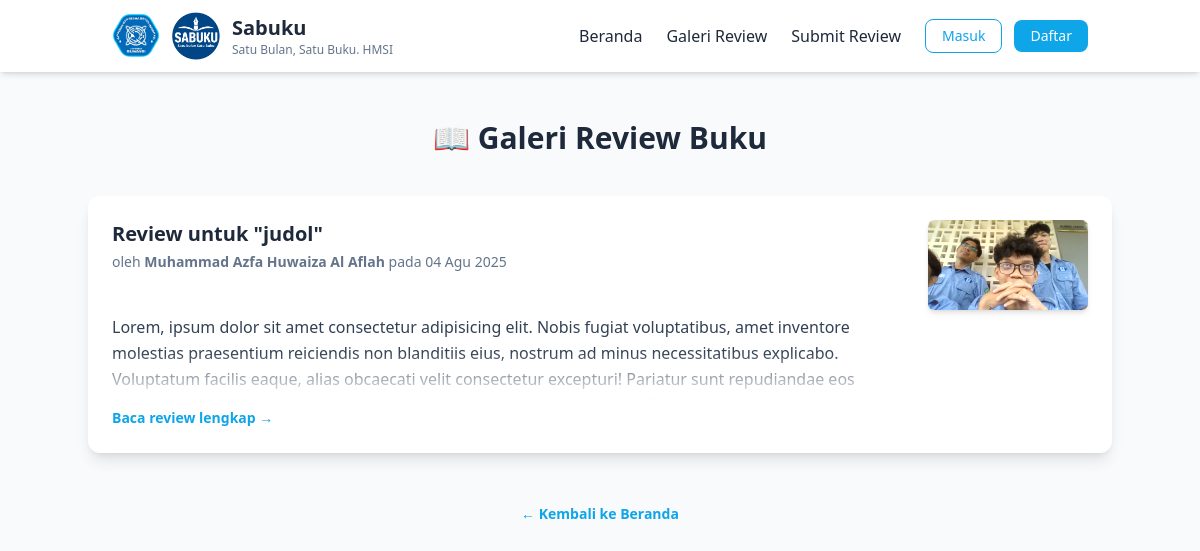
Screenshot of /galeri-review/ with the database file from the repository.
### review_buku/models.py (models this page shows, shortened)
class Review(models.Model):
    user = models.ForeignKey(settings.AUTH_USER_MODEL, on_delete=models.CASCADE)
    judul_buku = models.CharField(max_length=200)
    penulis_buku = models.CharField(max_length=100)
    bulan_baca = models.CharField(max_length=7, help_text="Format: YYYY-MM")
    isi_review = models.TextField()
    cover_buku = models.ImageField(upload_to='cover_buku/', blank=True, null=True)
    gambar_infografis = models.ImageField(upload_to='infografis/', blank=True, null=True)
    link_video = models.URLField(blank=True, null=True)
    tanggal_submit = models.DateTimeField(auto_now_add=True)
    status_approve = models.BooleanField(default=False)

class CustomUser(AbstractUser):
    email = models.EmailField(unique=True)
    USERNAME_FIELD = 'email'
    REQUIRED_FIELDS = []
    objects = CustomUserManager()

### review_buku/views.py (the view)
# urls.py: path('galeri-review/', galeri_review, name='galeri_review'),
def galeri_review(request):
    reviews = Review.objects.filter(status_approve=True).order_by('-tanggal_submit')
    return render(request, 'galeri_review.html', {'reviews': reviews})

### review_buku/context_processors.py (called while the page is built)
def review_pending_count(request):
    if request.user.is_authenticated and request.user.is_superuser:
        return {
            'review_pending_count': Review.objects.filter(status_approve=False).count()
        }
    return {}

### review_buku/templates/galeri_review.html (shortened to what this page needs)
{% extends 'layout/main.html' %} {% block title %} Galeri Review {% endblock title %} {% block content %} {% include 'layout/navbar.html' %}
<main class="min-h-screen py-12 px-6">
  <div class="max-w-5xl mx-auto">
    <h1 class="text-3xl font-bold text-center text-dark-text mb-10">📖 Galeri Review Buku</h1>
    <div class="space-y-8">
      {% for review in reviews %}
      <div class="bg-white shadow-lg rounded-xl p-6">
        <div class="flex flex-col-reverse md:flex-row md:gap-8 items-start">
          <div class="flex-1 mt-6 md:mt-0">
            <h3 class="text-xl font-bold text-dark-text">Review untuk "{{ review.judul_buku }}"</h3>
            <p class="text-sm text-light-text mt-1">oleh <strong>{{ review.user.get_full_name|default:review.user.username }}</strong> pada {{ review.tanggal_submit|date:"d M Y" }}</p>
            <div class="relative mt-4 max-h-28 overflow-hidden">
              <p class="text-slate-700 leading-relaxed whitespace-pre-line">{{ review.isi_review }}</p>
              <div class="absolute bottom-0 left-0 w-full h-12 bg-gradient-to-t from-white to-transparent"></div>
            </div>
            <button
              class="open-detail-modal-btn inline-block mt-2 text-sm font-semibold text-primary-blue hover:underline"
              data-judul="{{ review.judul_buku }}"
              data-penulis-buku="{{ review.penulis_buku }}"
              data-user="{{ review.user.get_full_name|default:review.user.username }}"
              data-tanggal="{{ review.tanggal_submit|date:'d M Y' }}"
              data-cover-url="{% if review.cover_buku %}{{ review.cover_buku.url }}{% endif %}"
              data-isi="{{ review.isi_review }}"
              data-video-url="{% if review.link_video %}{{ review.link_video }}{% endif %}"
              data-infografis-url="{% if review.gambar_infografis %}{{ review.gambar_infografis.url }}{% endif %}"
            >
              Baca review lengkap &rarr;
            </button>
          </div>
          <div class="w-1/2 mx-auto md:w-40 md:mx-0 flex-shrink-0">
            {% if review.cover_buku %}
            <img class="w-full rounded-md shadow-md" src="{{ review.cover_buku.url }}" alt="Cover buku {{ review.judul_buku }}" />
            {% else %}
            <div class="w-full h-40 bg-gray-100 flex items-center justify-center text-gray-400 text-sm rounded-md">Tidak ada cover</div>
            {% endif %}
          </div>
        </div>
      </div>
      {% endfor %}
    </div>
    <div class="mt-12 text-center">
      <a href="{% url 'home' %}" class="text-primary-blue font-semibold hover:underline text-sm">← Kembali ke Beranda</a>
    </div>
  </div>
</main>
{% endblock %}

### rows the page displays
Review: judul_buku "judol", user.get_full_name "Muhammad Azfa Huwaiza Al Aflah", tanggal_submit "04 Agu 2025", isi_review "Lorem, ipsum dolor sit amet consectetur adipisicing elit. Nobis fugiat voluptatibus, amet inventore molestias praesentium reiciendis non blanditiis eius, nostrum ad minus necessitatibus explicabo. Voluptatum facilis eaque, alias obcaecati velit consectetur excepturi! Pariatur sunt repudiandae eos…", cover_buku (picture)
